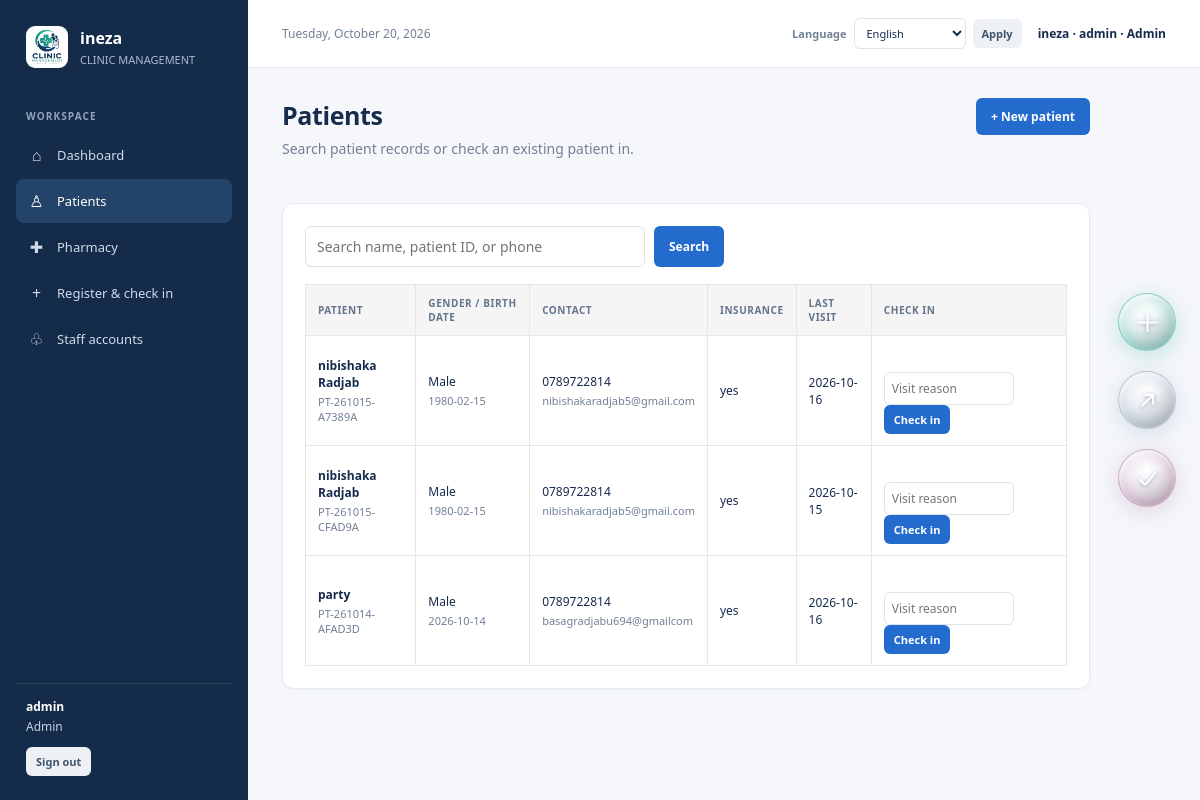
The page /?page=patients (signed in) on the database its author committed.
### tables this page shows
CREATE TABLE `clinics` (
  `id` bigint(20) UNSIGNED NOT NULL,
  `name` varchar(150) NOT NULL,
  `slug` varchar(100) NOT NULL,
  `active` tinyint(1) NOT NULL DEFAULT 1,
  `created_at` timestamp NOT NULL DEFAULT current_timestamp()
);

CREATE TABLE `patients` (
  `id` bigint(20) UNSIGNED NOT NULL,
  `clinic_id` bigint(20) UNSIGNED NOT NULL,
  `patient_number` varchar(30) NOT NULL,
  `full_name` varchar(150) NOT NULL,
  `date_of_birth` date DEFAULT NULL,
  `gender` enum('Female','Male','Other') NOT NULL,
  `phone` varchar(40) DEFAULT NULL,
  `email` varchar(150) DEFAULT NULL,
  `address` varchar(255) DEFAULT NULL,
  `insurance_provider` varchar(150) DEFAULT NULL,
  `insurance_number` varchar(100) DEFAULT NULL,
  `created_at` timestamp NOT NULL DEFAULT current_timestamp()
);

### index.php (called while the page is built, shortened)
<?php
require __DIR__ . '/app/bootstrap.php';
require __DIR__ . '/views/layout.php';

### app/bootstrap.php (called while the page is built, shortened)
<?php
require_once __DIR__ . '/helpers.php';
require_once __DIR__ . '/translations.php';
$language = $_SESSION['language'] ?? 'en';
require_once __DIR__ . '/actions.php';
try {
    $pdo = db();
    $userCount = (int)$pdo->query('SELECT COUNT(*) FROM users')->fetchColumn();
} catch (Throwable $e) {
    http_response_code(503);
    echo translateHtml('<!doctype html><html><head><meta charset="utf-8"><meta name="viewport" content="width=device-width, initial-scale=1"><meta name="theme-color" content="#142b49"><title>Database setup required · Clinic Management</title><link rel="icon" type="image/png" href="assets/Designer.png"><link rel="stylesheet" href="assets/css/style.css"></head><body><main class="login-page"><section class="login-art"><div class="brand"><img class="brand-logo" src="assets/Designer.png" alt="Clinic Management logo"><div><strong>Clinic Management</strong><small>PEOPLE · CARE · EFFICIENCY</small></div></div><h1>Clinic care, connected.</h1><p>A clear view of every patient visit, from check-in to follow-up.</p></section><section class="login-side"><div class="login-box"><h2>Database setup required</h2><p class="subheading">Start MySQL in XAMPP, import <strong>schema.sql</strong> and the required database migrations using phpMyAdmin, then check the settings in <strong>config.php</strong>.</p><div class="notice error">' . h($e->getMessage()) . '</div></div></section></main></body></html>');
    exit;
}
$user = currentUser();
$requestedPage = (string)($_GET['page'] ?? 'dashboard');
if (!$user) {
    $page = $userCount === 0 ? 'setup' : (in_array($requestedPage, ['register_clinic'], true) ? $requestedPage : 'login');
} else {
    $stmt = $pdo->prepare('SELECT id, name, slug FROM clinics WHERE id=? AND active=1');
    $stmt->execute([(int)($user['clinic_id'] ?? 0)]);
    $clinic = $stmt->fetch();
}

### views/pages/patients.php (the view, shortened to what this page needs)
<?php
if ($page === 'patients') {
                $clinicId = currentClinicId();
                $search = trim((string)($_GET['q'] ?? ''));
                $patients = [];
                if ($search !== '') {
                    $stmt = $pdo->prepare('SELECT p.*, (SELECT MAX(v.visit_date) FROM visits v WHERE v.patient_id=p.id AND v.clinic_id=p.clinic_id) last_visit FROM patients p WHERE p.clinic_id=? AND (p.full_name LIKE ? OR p.patient_number LIKE ? OR p.phone LIKE ?) ORDER BY p.full_name LIMIT 100');
                    $term = '%' . $search . '%';
                    $stmt->execute([$clinicId, $term, $term, $term]);
                    $patients = $stmt->fetchAll();
                } else {
                    $stmt = $pdo->prepare('SELECT p.*, (SELECT MAX(v.visit_date) FROM visits v WHERE v.patient_id=p.id AND v.clinic_id=p.clinic_id) last_visit FROM patients p WHERE p.clinic_id=? ORDER BY p.created_at DESC LIMIT 50');
                    $stmt->execute([$clinicId]);
                    $patients = $stmt->fetchAll();
                }
                ?>
                <div class="page-head"><div><h1>Patients</h1><p class="subheading">Search patient records or check an existing patient in.</p></div><?php if (in_array(($user['role'] ?? ''), ['Admin', 'Receptionist'], true)): ?><a class="btn btn-primary" href="?page=register">+ New patient</a><?php endif; ?></div>
                <section class="card"><form method="get" class="search-form"><input name="q" value="<?= h($search) ?>" placeholder="Search name, patient ID, or phone"><button class="btn btn-primary">Search</button></form>
                    <div class="table-wrap"><table><thead><tr><th>Patient</th><th>Gender / birth date</th><th>Contact</th><th>Insurance</th><th>Last visit</th><th>Check in</th></tr></thead><tbody>
                    <?php foreach ($patients as $patient): ?><tr><td><span class="person-name"><?= h($patient['full_name']) ?></span><div class="person-meta"><?= h($patient['patient_number']) ?></div></td><td><?= h($patient['gender']) ?><div class="person-meta"><?= h($patient['date_of_birth'] ?: 'Birth date not recorded') ?></div></td><td><?= h($patient['phone'] ?: '—') ?><div class="person-meta"><?= h($patient['email'] ?: '') ?></div></td><td><?= h($patient['insurance_provider'] ?: '—') ?></td><td><?= h($patient['last_visit'] ?: 'New patient') ?></td><td><?php if (in_array(($user['role'] ?? ''), ['Admin', 'Receptionist'], true)): ?><?php formStart('checkin', 'checkin:' . (int)$patient['id']); ?><input type="hidden" name="patient_id" value="<?= (int)$patient['id'] ?>"><input name="reason_for_visit" placeholder="Visit reason" style="width:130px;padding:7px"><button class="btn btn-primary btn-small">Check in</button></form><?php else: ?><span class="hint">Reception check-in</span><?php endif; ?></td></tr><?php endforeach; ?>
                    </tbody></table></div></section>
                <?php
}
?>

### views/layout.php (shortened to what this page needs)
<?php
$nav = [
    ['dashboard', '⌂', 'Dashboard'], ['patients', '♙', 'Patients'],
    ['pharmacy', '✚', 'Pharmacy'],
];
if (in_array(($user['role'] ?? ''), ['Admin', 'Receptionist'], true)) {
    $nav[] = ['register', '+', 'Register & check in'];
}
if (($user['role'] ?? '') === 'Admin') {
    $nav[] = ['staff', '♧', 'Staff accounts'];
}
?>
<!doctype html>
<html lang="<?= h($language) ?>">
<head><link rel="stylesheet" href="assets/css/style.css"></head>
<body><div class="layout">
    <aside class="sidebar">
        <div class="brand"><img class="brand-logo" src="assets/Designer.png" alt=""><div><strong><?= h($clinic['name']) ?></strong><small>CLINIC MANAGEMENT</small></div></div>
        <div class="nav-label">Workspace</div><nav>
            <?php foreach ($nav as [$key, $icon, $label]): ?><a class="nav-link<?= $page === $key ? ' active' : '' ?>" href="?page=<?= h($key) ?>"><span class="nav-icon"><?= h($icon) ?></span><?= h($label) ?></a><?php endforeach; ?>
        </nav>
        <div class="sidebar-bottom"><strong><?= h($user['full_name']) ?></strong><?= h($user['role']) ?><form method="post" style="margin:0"><button class="btn btn-light btn-small" style="margin-top:12px">Sign out</button></form></div>
    </aside>
    <main class="main">
        <header class="topbar"><span class="date"><?= h(localizedToday()) ?></span><div class="topbar-tools"><?php languageSelector($page, $page === 'visit' ? (int)($_GET['id'] ?? 0) : null); ?><span class="user-chip"><?= h($clinic['name']) ?> · <?= h($user['full_name']) ?> · <?= h($user['role']) ?></span></div></header>
        <div class="content">
            <?php
            $pageViews = [
                'dashboard' => 'dashboard',
                'patients' => 'patients',
                'visit' => 'visit',
                'pharmacy' => 'pharmacy',
                'receipt' => 'receipt',
                'prescription' => 'prescription',
            ];
            if (in_array(($user['role'] ?? ''), ['Admin', 'Receptionist'], true)) {
                $pageViews['register'] = 'register';
            }
            if (isset($pageViews[$page])) {
                require __DIR__ . '/pages/' . $pageViews[$page] . '.php';
            } else {
                require __DIR__ . '/pages/not-found.php';
            }
            ?>
        </div>
        <div class="button-stack" aria-label="Quick actions">
            <?php if (in_array(($user['role'] ?? ''), ['Admin', 'Receptionist'], true)): ?>
            <div class="btn-wrapper"><a class="orb-btn btn-teal" href="?page=register" aria-label="Create patient" title="Create patient"><svg viewBox="0 0 24 24" aria-hidden="true"><line x1="12" y1="4" x2="12" y2="20"></line><line x1="4" y1="12" x2="20" y2="12"></line></svg></a><span class="btn-label">Create</span></div>
            <?php endif; ?>
            <div class="btn-wrapper"><a class="orb-btn btn-silver" href="?page=export_patients" aria-label="Export patient list" title="Export patient list"><svg viewBox="0 0 24 24" aria-hidden="true"><path d="M7 17 L17 7 M17 7 L9 7 M17 7 L17 15"></path></svg></a><span class="btn-label">Export</span></div>
            <?php if (in_array(($user['role'] ?? ''), ['Admin', 'Receptionist'], true)): ?>
            <div class="btn-wrapper"><button class="orb-btn btn-mauve" type="button" aria-label="Confirm patient check-in" title="Confirm patient check-in" data-checkin-open><svg viewBox="0 0 24 24" aria-hidden="true"><path d="M5 13 L10 17.5 L19 7"></path></svg></button><span class="btn-label">Confirm</span></div>
            <?php endif; ?>
        </div>
    </main>
</div>
</body></html>

### rows shown on the page
clinics: name "ineza"
patients: full_name "nibishaka Radjab", patient_number "PT-261015-A7389A", gender "Male", date_of_birth "1980-02-15", phone "0789722814", email "nibishakaradjab5@gmail.com", insurance_provider "yes", last_visit "2026-10-16"
patients: full_name "nibishaka Radjab", patient_number "PT-261015-CFAD9A", gender "Male", date_of_birth "1980-02-15", phone "0789722814", email "nibishakaradjab5@gmail.com", insurance_provider "yes", last_visit "2026-10-15"
patients: full_name "party", patient_number "PT-261014-AFAD3D", gender "Male", date_of_birth "2026-10-14", phone "0789722814", email "basagradjabu694@gmailcom", insurance_provider "yes", last_visit "2026-10-16"

### other values the page prints
$icon "⌂"
$label "Dashboard"
$icon "♙"
$label "Patients"
$icon "✚"
$label "Pharmacy"
$icon "+"
$label "Register & check in"
$icon "♧"
$label "Staff accounts"
$user['full_name'] "admin"
$user['role'] "Admin"
localizedToday() "Tuesday, October 20, 2026"
form field lang "English"
